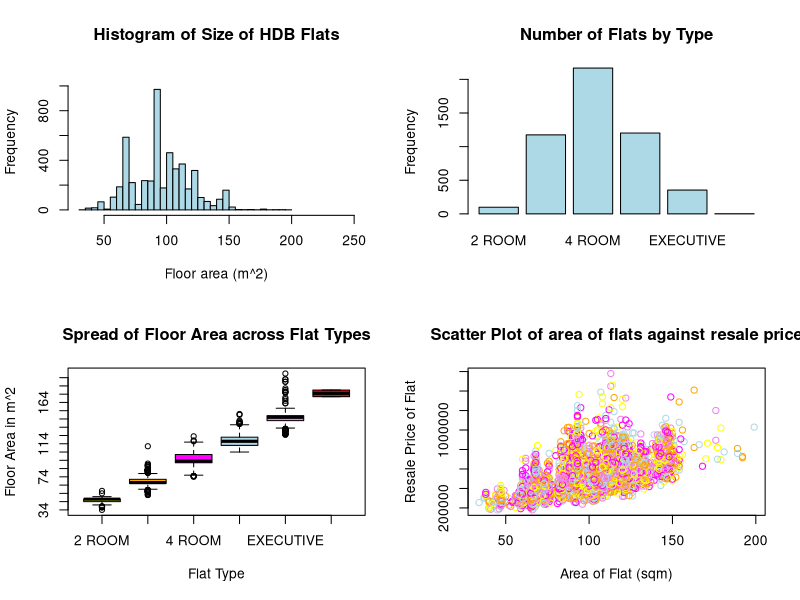
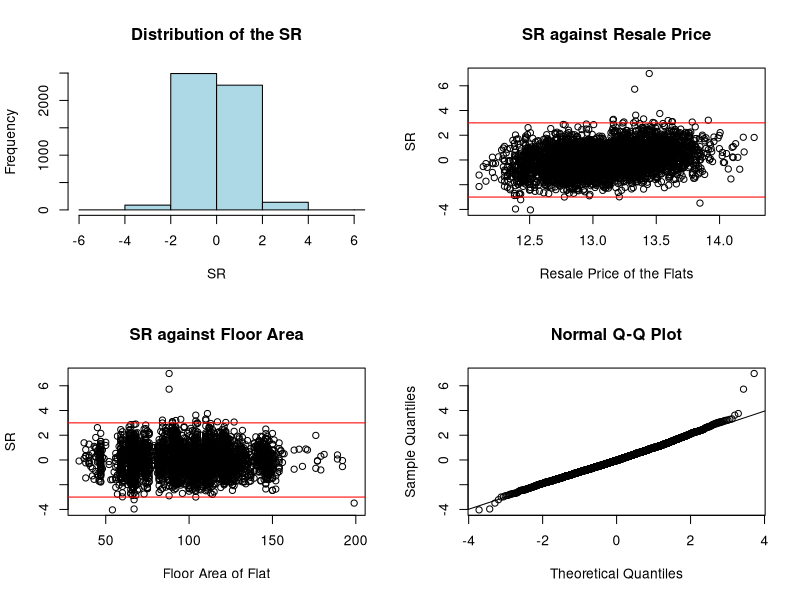

These figures' R source, in order:
setwd("C:/Users/USER/Documents/GitHub/nus/ST1131 Introduction to Statistics and Statistical Computing/assignment")
par(mfrow = c(2, 2))
df = read.csv("hdb_2017_2025Feb_sample.csv")

small_flats <- c("New Generation", "Model A", "Type S2", "2-room")
medium_flats <- c("Improved", "Standard", "Model A2", "Apartment", "Simplified", "Type S1")
large_flats <- c("Premium Apartment", "Adjoined flat", "Premium Apartment Loft")
executive_flats <- c("Maisonette", "Improved-Maisonette", "Model A-Maisonette",
                     "Premium Maisonette", "Terrace", "Multi Generation", "DBSS")

north <- c(
  "SEMBAWANG",
  "WOODLANDS",
  "YISHUN"
)

west <- c(
  "BUKIT BATOK",
  "BUKIT PANJANG",
  "CHOA CHU KANG",
  "JURONG EAST",
  "JURONG WEST",
  "TENGAH",
  "CLEMENTI"
)

east <- c(
  "BEDOK",
  "PASIR RIS",
  "TAMPINES",
  "GEYLANG"
)

north_east <- c(
  "HOUGANG",
  "PUNGGOL",
  "SENGKANG",
  "SERANGOON"
)

central <- c(
  "ANG MO KIO",
  "BISHAN",
  "TOA PAYOH"
)

city <- c(
  "CENTRAL AREA",
  "KALLANG/ WHAMPOA",
  "BUKIT TIMAH"
)

south <- c(
  "BUKIT MERAH",
  "QUEENSTOWN",
  "MARINE PARADE"
)

mature_estates <- c(
  "ANG MO KIO",
  "BEDOK",
  "BISHAN",
  "BUKIT MERAH",
  "BUKIT TIMAH",
  "CENTRAL AREA",
  "CLEMENTI",
  "GEYLANG",
  "KALLANG/ WHAMPOA",
  "MARINE PARADE",
  "PASIR RIS",
  "QUEENSTOWN",
  "SERANGOON",
  "TAMPINES",
  "TOA PAYOH"
)

non_mature_estates <- c(
  "BUKIT BATOK",
  "BUKIT PANJANG",
  "CHOA CHU KANG",
  "HOUGANG",
  "JURONG EAST",
  "JURONG WEST",
  "PUNGGOL",
  "SEMBAWANG",
  "SENGKANG",
  "TENGAH",
  "WOODLANDS",
  "YISHUN"
)
df$flat_type [df$flat_type == "MULTI-GENERATION"] <- "MULTI-GEN"
gae = list()
for(i in unique(df$flat_model)){gae[[length(gae) + 1]] = list(i,mean(df[df$flat_model == i,]$resale_price))}
second = sapply(sapply(gae,`[`,2),`[`,1)
sorted = order(second)
sorted_gae = gae[sorted]
flat_models = sapply(sapply(sorted_gae,`[`,1),`[`,1)

split <- strsplit(df$remaining_lease," ")
years <- as.integer(sapply(split,`[`,1))
months <- as.integer(sapply(split,`[`,3)) / 12

split_level <- strsplit(df$storey_range," ")
lvl_1 <- as.integer(sapply(split_level,`[`,1))
lvl_2 <- as.integer(sapply(split_level,`[`,3))

split_month <- strsplit(df$month,"-")
month_year <- sapply(split_month, `[`,1)
month_month <- sapply(split_month, `[`,2)

for(i in seq(1:nrow(df))){
  df$year[i] = month_year[i][1]
  df$mon[i] = month_month[i][1]
  df$age[i] = as.integer(month_year[i][1]) - as.integer(df$lease_commence_date[i])
  if (is.na(months[i])){
    df$remaining_lease_num[i] = years[i]
  }
  else{
    df$remaining_lease_num[i] = years[i] + months[i]
  }
  df$storey_mean[i] = (lvl_1[i] + lvl_2[i]) / 2
  df$combined_flat_type[i] = paste(df$flat_type[i],df$flat_model[i], sep="-")
  df$block_street[i] = paste(df$block[i],df$street_name[i], sep=" ")
  lease_start = as.integer(df$lease_commence_date[i])
  yeary = as.numeric(df$year[i])
  df$year_rel[i] = yeary - 2017 
  if(lease_start < 1980){
    df$lease_start[i] = "< 1980"
  } else if(lease_start < 1990){
    df$lease_start[i] = "1980 - 1989"
  } else if(lease_start < 2000) {
    df$lease_start[i] = "1990 - 1999"
  } else if(lease_start < 2010) {
    df$lease_start[i] = "2000 - 2009"
  } else if(lease_start < 2020){
    df$lease_start[i] = "2010 - 2019"
  } else{
    df$lease_start[i] = "present"
  }
  if(yeary < 2020){
    df$pls_fucking_work[i] = "Before Covid"
  } else if(yeary > 2021){
    df$pls_fucking_work[i] = "After Covid"
  } else{
    df$pls_fucking_work[i] = "Covid"
  }
  df$mature[i] = as.character(df$town[i]) %in% mature_estates
  if(as.character(df$town[i]) %in% north){
    df$compass[i] = "NORTH"
  } else if(as.character(df$town[i]) %in% west){
    df$compass[i] = "WEST"
  } else if(as.character(df$town[i]) %in% east){
    df$compass[i] = "EAST"
  } else if(as.character(df$town[i]) %in% north_east){
    df$compass[i] = "NORTHEAST"
  } else if(as.character(df$town[i]) %in% south){
    df$compass[i] = "SOUTH"
  } else if(as.character(df$town[i]) %in% city){
    df$compass[i] = "CITY"
  } else{
    df$compass[i] = "CENTRAL"
  }
  
  if(df$flat_model[i] %in% small_flats){
    df$flatty[i] = "small"
  } else if(df$flat_model[i] %in% medium_flats){
    df$flatty[i] = "medium"
  } else if(df$flat_model[i] %in% large_flats){
    df$flatty[i] = "large"
  } else{
    df$flatty[i] = "exclusive"
  }
  
  df$combined_flat_type2[i] = paste(df$flat_type[i],df$flatty[i], sep="-")
}

names(df)
flat_types = c("2 ROOM","3 ROOM","4 ROOM","5 ROOM","EXECUTIVE","MULTI-GEN")
df$flat_type_num = factor(
  df$flat_type,
  levels = flat_types,
  labels=c(0,1,2,3,4,5))

df$flat_model_num = factor(
  df$flat_model,
  levels = flat_models,
  labels=c(0,1,2,3,4,5,6,7,8,9,10,11,12,13,14,15,16,17,18,19))
# story range, floor_area_sqm, remaining_lease, resale_price
# story_range
hist(
  df$floor_area_sqm, 
  freq=TRUE, 
  xlim = c(30,250), 
  breaks=(250-30)/5,
  xlab = "Floor area (m^2)",
  col="lightblue",
  ylim=c(0,1100),
  main = "Histogram of Size of HDB Flats"
)

barplot(table(df$flat_type),col="lightblue",ylab="Frequency",main="Number of Flats by Type")
plot(
  df$flat_type_num,
  df$floor_area_sqm, 
  x.names=flat_types,
  xlab="Flat Type",
  ylab="Floor Area in m^2",
  main="Spread of Floor Area across Flat Types",
  xaxt="n",
  yaxt = "n",
  col=c("yellow","orange","magenta","lightblue","violet",'red')
)
axis(1, at=1:6, labels=flat_types) 
ticks <- seq(min(df$floor_area_sqm),max(df$floor_area_sqm), by = 10)
axis(side = 2, at = ticks, labels=ticks)
#for (i in flat_types){
#  print(boxplot.stats(df[grepl(i,df$flat_type),7]))
#}

#df = df[!grepl("2 ROOM", df$combined_flat_type),]



plot(
  df$floor_area_sqm,df$resale_price,
  xlab="Area of Flat (sqm)",
  ylab="Resale Price of Flat",
  col=c("yellow","orange","magenta","lightblue","violet"),
  main="Scatter Plot of area of flats against resale price"
)


cor(df$floor_area_sqm,df$resale_price)

df$flat_type = as.factor(df$flat_type)
df$flat_model = as.factor(df$flat_model)
df$town = as.factor(df$town)
df$mature = as.factor(df$mature)
df$year = as.factor(df$year)
df$storey_range = as.factor(df$storey_range)
df$resale_price = log(df$resale_price)
df$lease_commence_date = as.factor(df$lease_commence_date)
df$combined_flat_type = as.factor(df$combined_flat_type)
df$lease_start = as.factor(df$lease_start)
df$pls_fucking_work = as.factor(df$pls_fucking_work)
df$compass = as.factor(df$compass)
df$street_name = as.factor(df$street_name)
df$combined_flat_type2 = as.factor(df$combined_flat_type2)

m1 = lm(formula = resale_price ~ floor_area_sqm, data=df)
m2 = lm(formula = resale_price ~ floor_area_sqm + remaining_lease_num, data=df)
m3 = lm(formula = resale_price ~ floor_area_sqm + remaining_lease_num + storey_mean, data=df)
m4 = lm(formula = resale_price ~ floor_area_sqm + storey_mean + flat_type, data=df)
m5 = lm(formula = resale_price ~ floor_area_sqm + storey_range + flat_type + town + year + remaining_lease_num + year, data=df)
m6 = lm(formula = resale_price ~ floor_area_sqm + storey_range + town + year + remaining_lease_num  + lease_commence_date + combined_flat_type, data=df)
m7 = lm(formula = resale_price ~ floor_area_sqm + town + year + age  + remaining_lease_num + combined_flat_type + storey_mean, data=df)
m8 = lm(formula = resale_price ~ floor_area_sqm + town + year + age  + remaining_lease_num + combined_flat_type + storey_mean + lease_start, data=df)
m9 = lm(formula = resale_price ~ floor_area_sqm + town + year + age  + remaining_lease_num + flat_type  + storey_mean + lease_start, data=df)
m10 = lm(formula = resale_price ~ floor_area_sqm + mature + year + age  + remaining_lease_num + flat_type  + storey_mean + lease_start, data=df)
m11 = lm(formula = resale_price ~ floor_area_sqm + mature  + remaining_lease_num + combined_flat_type  + storey_mean + lease_start + pls_fucking_work, data=df)
m12 = lm(formula = resale_price ~ floor_area_sqm + lease_start + age + combined_flat_type + remaining_lease_num   + storey_mean + pls_fucking_work + town, data=df)
m13 = lm(formula = resale_price ~ floor_area_sqm + mature + lease_start + age + combined_flat_type + remaining_lease_num   + storey_mean + pls_fucking_work + town, data=df)
m14 = lm(formula = resale_price ~ floor_area_sqm + mature + age + combined_flat_type + remaining_lease_num + pls_fucking_work + compass + storey_mean, data=df)
m15 = lm(formula = resale_price ~ floor_area_sqm + mature + age + combined_flat_type2 + pls_fucking_work + town + storey_mean, data=df)
m16 = lm(formula = resale_price ~ floor_area_sqm + town + age + combined_flat_type2 + pls_fucking_work * year_rel + storey_range , data=df)




resi_std = rstandard(m16)
hist(
  resi_std, 
  freq=TRUE, 
  xlim = c(-6,6), 
  breaks=6,
  xlab = "SR",
  col="lightblue",
  main = "Distribution of the SR"
)
plot(
  df$resale_price,resi_std, 
  xlab="Resale Price of the Flats",
  ylab="SR",
  main="SR against Resale Price"
)
abline(h=3, col="red")
abline(h=-3, col="red")
plot(
  df$floor_area_sqm,resi_std,
  xlab="Floor Area of Flat",
  ylab="SR",
  main="SR against Floor Area"
)
abline(h=3, col="red")
abline(h=-3, col="red")
qqnorm(resi_std)
qqline(resi_std)
C = cooks.distance(m16)
which(C>1)
